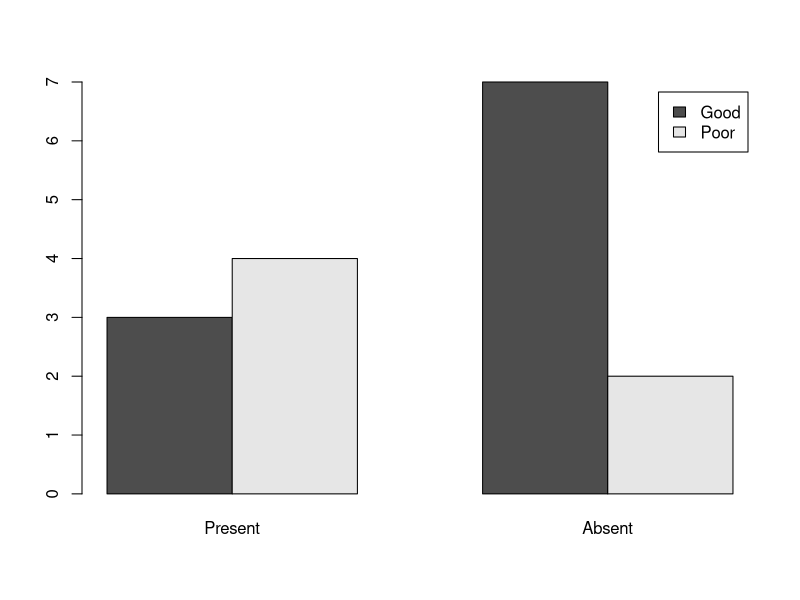

Write the R code that produced this figure.
## ---- chunk 1
rnames <- c("Good", "Poor")
cnames <- c("Present", "Absent")
tut4_data <- matrix(c(3,7,4,2), nrow = 2, ncol = 2, byrow = TRUE, dimnames = list(rnames, cnames))
tut4_data

barplot(tut4_data, beside = T, legend.text = T)

complication_rate_good <- tut4_data[1,1] / sum(tut4_data[1,1:2])
complication_rate_poor <- tut4_data[2,1] / sum(tut4_data[1,1:2])
print(complication_rate_good)
print(complication_rate_poor)

fisher.test(tut4_data, alternative = "two.sided")

